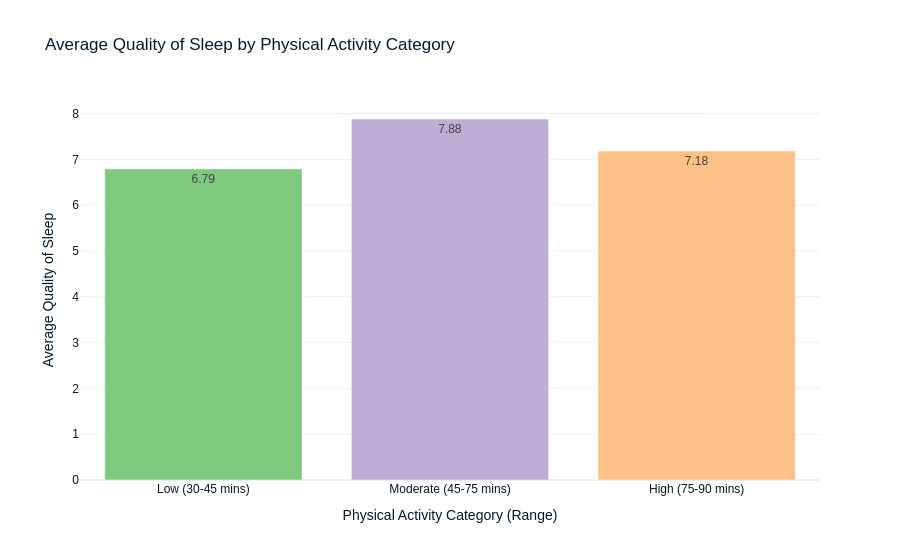

Notebook cell for this chart:
### Code cell
fig = px.bar(
    avg_quality,
    x='Label',
    y='Quality of Sleep',
    labels={'Label': 'Physical Activity Category (Range)', 'Quality of Sleep': 'Average Quality of Sleep'},
    title='Average Quality of Sleep by Physical Activity Category',
    text_auto='.2f'
)
fig.update_traces(marker_color=['#7fc97f', '#beaed4', '#fdc086'])
fig.show()

### Figure 1 — Plotly figure (JSON) as saved in the notebook; plotly's stock layout.template omitted (floating-point values rounded to 4 significant figures)
{"data": [{"alignmentgroup": "True", "hovertemplate": "Physical Activity Category (Range)=%{x}<br>Average Quality of Sleep=%{y}<extra></extra>", "legendgroup": "", "marker": {"color": ["#7fc97f", "#beaed4", "#fdc086"], "pattern": {"shape": ""}}, "name": "", "offsetgroup": "", "orientation": "v", "showlegend": false, "textposition": "auto", "texttemplate": "%{y:.2f}", "x": ["Low (30-45 mins)", "Moderate (45-75 mins)", "High (75-90 mins)"], "xaxis": "x", "y": [6.793, 7.882, 7.183], "yaxis": "y", "type": "bar"}], "layout": {"xaxis": {"anchor": "y", "domain": [0, 1], "title": {"text": "Physical Activity Category (Range)"}}, "yaxis": {"anchor": "x", "domain": [0, 1], "title": {"text": "Average Quality of Sleep"}}, "legend": {"tracegroupgap": 0}, "title": {"text": "Average Quality of Sleep by Physical Activity Category"}, "barmode": "relative"}}
